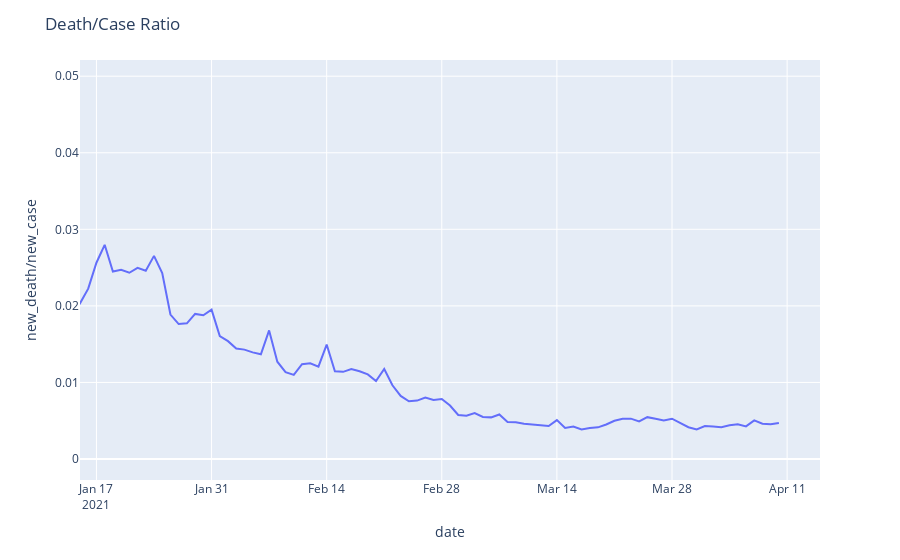

The code cell stored with this chart in its notebook:
### Code cell
fig = px.line(dft, x='date', y= 'new_death/new_case', range_x=['2021-01-15','2021-04-15'])
fig.update_xaxes(mirror='ticks')
fig.update_layout(title='Death/Case Ratio')
fig.show()

### Figure 1 — Plotly figure (JSON) as saved in the notebook; plotly's stock layout.template omitted (floating-point values rounded to 4 significant figures; data arrays with more than 128 entries replaced by an {"elided": "..."} marker saying what was removed)
{"data": [{"hovertemplate": "date=%{x}<br>new_death/new_case=%{y}<extra></extra>", "legendgroup": "", "line": {"color": "#636efa", "dash": "solid"}, "mode": "lines", "name": "", "showlegend": false, "type": "scatter", "x": {"elided": "396 str values"}, "xaxis": "x", "y": {"elided": "396 float values"}, "yaxis": "y"}], "layout": {"legend": {"tracegroupgap": 0}, "margin": {"t": 60}, "title": {"text": "Death/Case Ratio"}, "xaxis": {"anchor": "y", "domain": [0, 1], "mirror": "ticks", "range": ["2021-01-15", "2021-04-15"], "title": {"text": "date"}}, "yaxis": {"anchor": "x", "domain": [0, 1], "title": {"text": "new_death/new_case"}}}}
